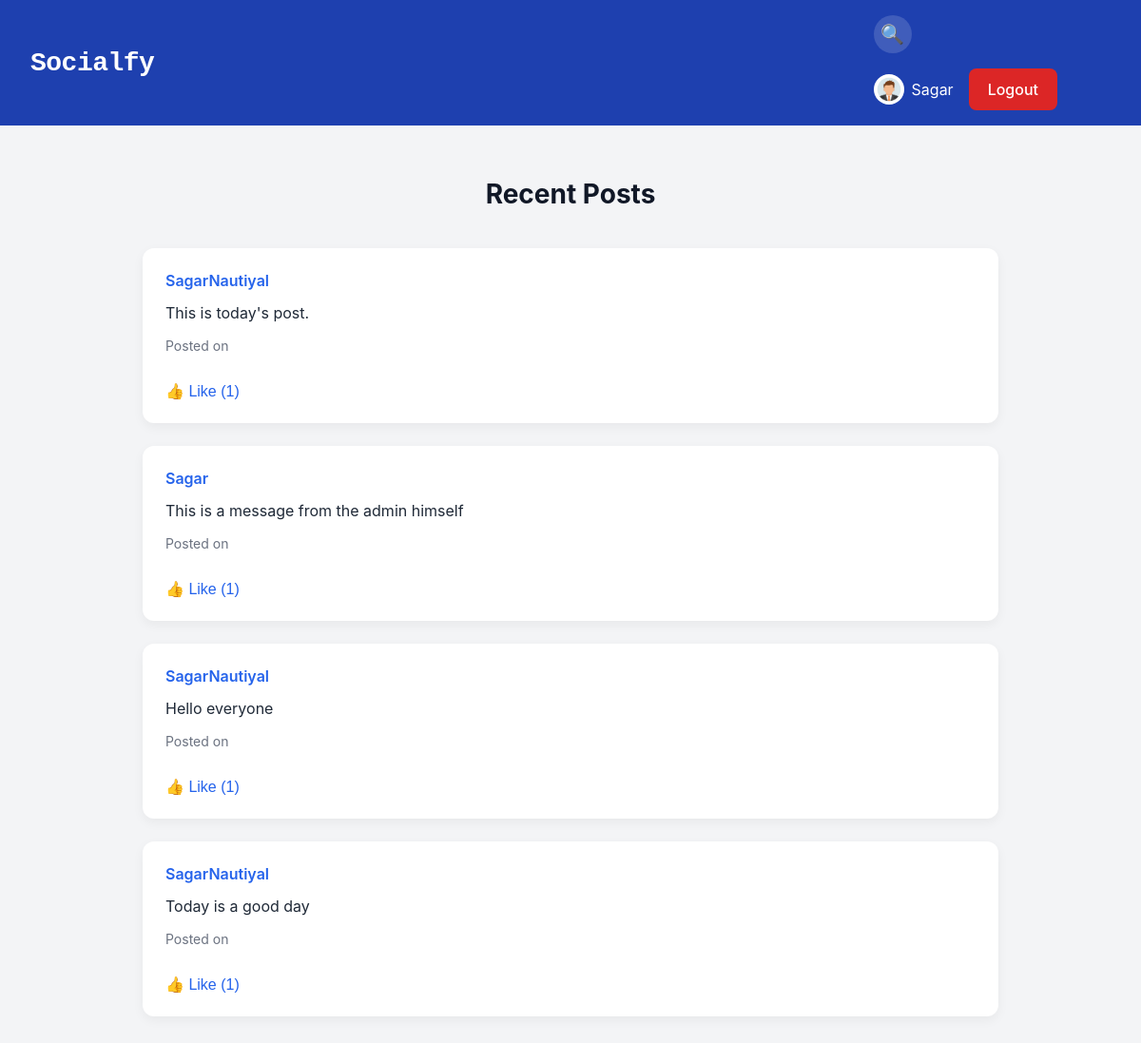
The page / (signed in) on the database its author committed.
### social/models.py (models this page shows, shortened)
class Profile(models.Model):
    user = models.OneToOneField(User, on_delete=models.CASCADE)
    bio = models.TextField(blank=True)
    profile_pic = models.ImageField(
        upload_to='profile_pics/',
        default='profile_pics/default.jpg',
        blank=True,
        null=True
    )

class Post(models.Model):
    author = models.ForeignKey(User, on_delete=models.CASCADE)
    content = models.TextField(blank=True)
    created_at = models.DateTimeField(auto_now_add=True)
    likes = models.ManyToManyField(User, related_name='liked_posts', blank=True)

### social/views.py (the view)
# urls.py: path('', views.home, name='home'),
@login_required
def home(request):
    posts = Post.objects.all().order_by('-created_at')
    return render(request, 'social/home.html', {'posts': posts})

### templates/social/home.html (shortened to what this page needs)
{% extends 'base.html' %}
{% block content %}
  <h2 class="page-title">Recent Posts</h2>
  {% if posts %}
    {% for post in posts %}
      <div class="card post-card">
        <a href="{% url 'profile' post.author.username %}" class="post-author">
          {{ post.author.username }}
        </a>
        <p class="post-content">{{ post.content }}</p>
        <p class="post-date">
          Posted on {{ post.created|date:"F j, Y H:i" }}
        </p>
        <form action="{% url 'like_post' post.id %}" method="post" style="display: inline;">
          <button type="submit" class="like-btn" style="background: none; border: none; cursor: pointer; padding: 0; font-size: 1rem;">
            {% if user in post.likes.all %}
              💔 Unlike ({{ post.likes.count }})
            {% else %}
              👍 Like ({{ post.likes.count }})
            {% endif %}
          </button>
        </form>
      </div>
    {% endfor %}
  {% else %}
    <div class="card">
      <p>No posts yet.</p>
    </div>
  {% endif %}
{% endblock %}

### templates/base.html (shortened to what this page needs)
<!DOCTYPE html>
<html lang="en">
<head>
  {% load static %}
  <link rel="stylesheet" href="{% static 'css/style.css' %}">
</head>
<body>
  <nav class="navbar">
    <a href="{% url 'home' %}" class="navbar-brand">
      Socialfy
    </a>
    <div class="navbar-links">
      {% if user.is_authenticated %}
      <div class="search-container">
        <button id="toggleSearch" class="icon-button" aria-label="Search">🔍</button>
      </div>
      <a href="{% url 'profile' user.username %}" class="profile-link">
        <img src="{{ user.profile.profile_pic.url }}" alt="{{ user.username }}">
        <span>{{ user.username }}</span>
      </a>
      <a href="{% url 'logout' %}" class="btn danger">Logout</a>
      {% else %}
      <a href="{% url 'login' %}" class="btn">Login</a>
      <a href="{% url 'signup' %}" class="btn primary">Sign Up</a>
      {% endif %}
    </div>
  </nav>
  <div class="container">
    <div class="card-container">
      {% block content %}{% endblock %}
    </div>
  </div>
</body>
</html>

### static/css/style.css (style rules this page uses)
body { font-family: 'Inter', sans-serif; background: #f3f4f6; color: #111827; margin: 0; }
.container { max-width: 900px; margin: 2rem auto; padding: 0 1rem; }
.card-container { display: grid; grid-template-columns: 1fr; gap: 1.5rem; }
.navbar { display: flex; justify-content: space-between; align-items: center; padding: 1rem 2rem; background: #1e40af; color: #fff; position: sticky; top: 0; z-index: 100; }
.navbar-brand { font-family: 'Courier New', Courier, monospace; font-size: 1.75rem; font-weight: 700; letter-spacing: -0.5px; text-decoration: none; color: #fff; transition: transform 0.2s ease-in-out; }
.navbar-links { display: flex; align-items: center; gap: 1rem; flex-wrap: wrap; }
.icon-button { background: rgba(255, 255, 255, 0.15); border: none; border-radius: 50%; width: 2.5rem; height: 2.5rem; font-size: 1.25rem; color: #fff; cursor: pointer; display: flex; align-items: center; justify-content: center; }
.search-container { position: relative; width: 100%; }
.profile-link { display: flex; align-items: center; gap: 0.5rem; color: #fff; text-decoration: none; }
.profile-link img { width: 2rem; height: 2rem; border-radius: 50%; object-fit: cover; }
.card { background: #fff; border-radius: 12px; padding: 1.5rem; box-shadow: 0 4px 12px rgba(0, 0, 0, 0.05); transition: transform 0.2s; }
.page-title, .section-title { font-size: 1.75rem; margin-bottom: 1rem; color: #111827; text-align: center; }
.post-card .post-author { font-weight: 600; color: #2563eb; text-decoration: none; }
.post-card .post-content { margin: 0.75rem 0; line-height: 1.5; color: #1f2937; }
.post-card .post-date { font-size: 0.875rem; color: #6b7280; }
.like-btn { display: inline-block; margin-top: 1rem; font-weight: 500; color: #2563eb; text-decoration: none; }
.btn { display: inline-block; padding: 0.75rem 1.25rem; border-radius: 8px; font-weight: 500; text-decoration: none; border: none; cursor: pointer; text-align: center; }
.btn.danger { background: #dc2626; color: #fff; }

### rows shown on the page
Post: author.username "SagarNautiyal", content "This is today's post.", likes.count "1"
Post: author.username "Sagar", content "This is a message from the admin himself", likes.count "1"
Post: author.username "SagarNautiyal", content "Hello everyone", likes.count "1"
Post: author.username "SagarNautiyal", content "Today is a good day", likes.count "1"

### other values the page prints
{{ user.username }} "Sagar"
